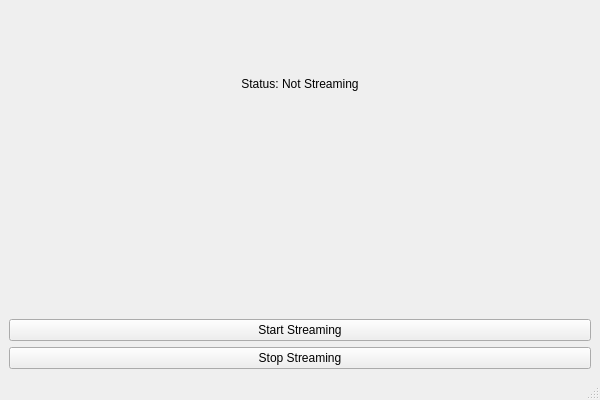
<?xml version="1.0" encoding="UTF-8"?>
<ui version="4.0">
 <class>MainWindow</class>
 <widget class="QMainWindow" name="MainWindow">
  <property name="geometry">
   <rect>
    <x>0</x>
    <y>0</y>
    <width>600</width>
    <height>400</height>
   </rect>
  </property>
  <property name="windowTitle">
   <string>RTSP Webcam Streamer</string>
  </property>
  <widget class="QWidget" name="centralwidget">
   <layout class="QVBoxLayout" name="mainLayout">
    <item>
     <widget class="QLabel" name="statusLabel">
      <property name="text">
       <string>Status: Not Streaming</string>
      </property>
      <property name="alignment">
       <set>Qt::AlignCenter</set>
      </property>
     </widget>
    </item>
    <item>
     <widget class="QWidget" name="cameraViewContainer">
      <layout class="QVBoxLayout" name="cameraLayout"/>
     </widget>
    </item>
    <item>
     <widget class="QPushButton" name="startButton">
      <property name="text">
       <string>Start Streaming</string>
      </property>
     </widget>
    </item>
    <item>
     <widget class="QPushButton" name="stopButton">
      <property name="text">
       <string>Stop Streaming</string>
      </property>
     </widget>
    </item>
   </layout>
  </widget>
  <widget class="QMenuBar" name="menubar"/>
  <widget class="QStatusBar" name="statusbar"/>
 </widget>
 <resources/>
 <connections/>
</ui>
